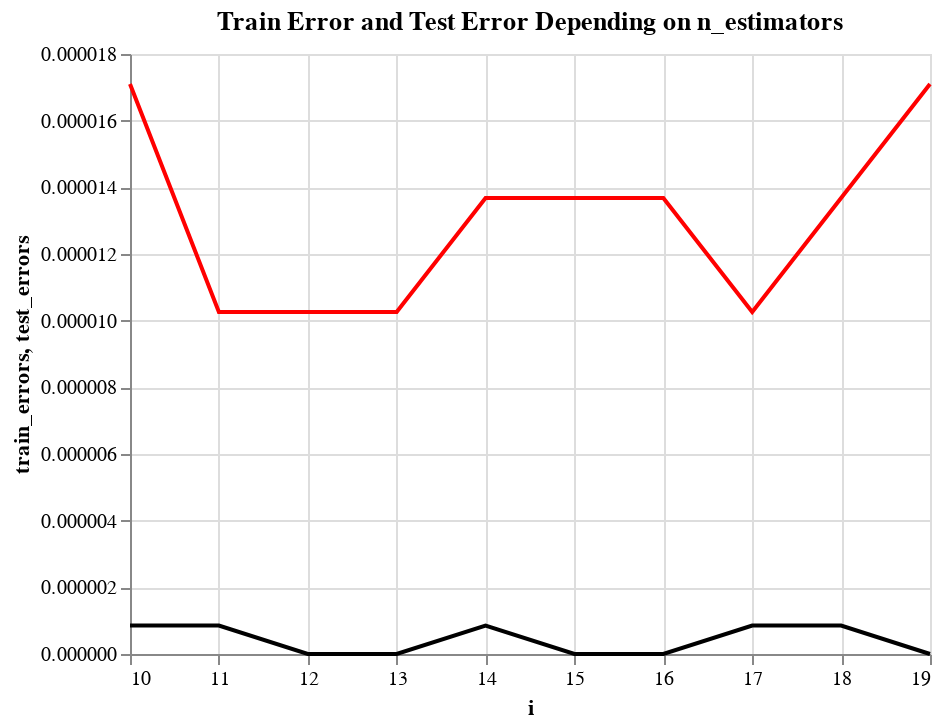

Write notebook code for a chart like this one.
### Code cell
import altair as alt

c3 = alt.Chart(answer_rf).mark_line(color='black').encode(
    x='i',
    y='train_errors'
)


c4 = alt.Chart(answer_rf).mark_line(color='red').encode(
    x='i',
    y='test_errors',
    tooltip='i'
).properties(
    title='Train Error and Test Error Depending on n_estimators'
)


final_chart = c3 + c4
final_chart

### Figure 1 — Vega-Lite specification as saved in the notebook (floating-point values rounded to 4 significant figures)
{"config": {"view": {"continuousWidth": 400, "continuousHeight": 300}}, "layer": [{"mark": {"type": "line", "color": "black"}, "encoding": {"x": {"field": "i", "type": "quantitative"}, "y": {"field": "train_errors", "type": "quantitative"}}}, {"mark": {"type": "line", "color": "red"}, "encoding": {"tooltip": {"field": "i", "type": "quantitative"}, "x": {"field": "i", "type": "quantitative"}, "y": {"field": "test_errors", "type": "quantitative"}}, "title": "Train Error and Test Error Depending on n_estimators"}], "data": {"name": "data-739304e2b850860404a358f6f2ebe66f"}, "$schema": "https://vega.github.io/schema/vega-lite/v4.17.0.json", "datasets": {"data-739304e2b850860404a358f6f2ebe66f": [{"i": 10.0, "train_errors": 8.551e-07, "test_errors": 1.71e-05}, {"i": 11.0, "train_errors": 8.551e-07, "test_errors": 1.026e-05}, {"i": 12.0, "train_errors": 0.0, "test_errors": 1.026e-05}, {"i": 13.0, "train_errors": 0.0, "test_errors": 1.026e-05}, {"i": 14.0, "train_errors": 8.551e-07, "test_errors": 1.368e-05}, {"i": 15.0, "train_errors": 0.0, "test_errors": 1.368e-05}, {"i": 16.0, "train_errors": 0.0, "test_errors": 1.368e-05}, {"i": 17.0, "train_errors": 8.551e-07, "test_errors": 1.026e-05}, {"i": 18.0, "train_errors": 8.551e-07, "test_errors": 1.368e-05}, {"i": 19.0, "train_errors": 0.0, "test_errors": 1.71e-05}]}}
